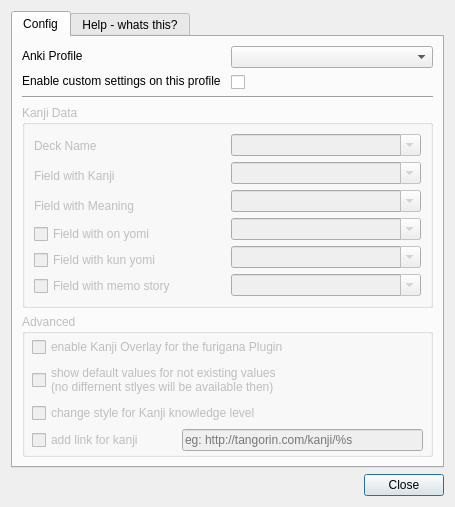
<?xml version="1.0" encoding="UTF-8"?>
<ui version="4.0">
 <class>Dialog</class>
 <widget class="QDialog" name="Dialog">
  <property name="geometry">
   <rect>
    <x>0</x>
    <y>0</y>
    <width>455</width>
    <height>479</height>
   </rect>
  </property>
  <property name="windowTitle">
   <string>Dialog</string>
  </property>
  <layout class="QVBoxLayout" name="verticalLayout_2">
   <item>
    <layout class="QVBoxLayout" name="verticalLayout">
     <item>
      <widget class="QTabWidget" name="tabWidget">
       <property name="currentIndex">
        <number>0</number>
       </property>
       <widget class="QWidget" name="tab">
        <attribute name="title">
         <string>Config</string>
        </attribute>
        <layout class="QVBoxLayout" name="verticalLayout_5">
         <item>
          <layout class="QHBoxLayout" name="horizontalLayout">
           <property name="spacing">
            <number>7</number>
           </property>
           <item>
            <layout class="QVBoxLayout" name="verticalLayout_4">
             <item>
              <widget class="QLabel" name="label">
               <property name="text">
                <string>Anki Profile</string>
               </property>
              </widget>
             </item>
             <item>
              <widget class="QLabel" name="label_3">
               <property name="text">
                <string>Enable custom settings on this profile</string>
               </property>
              </widget>
             </item>
            </layout>
           </item>
           <item>
            <layout class="QVBoxLayout" name="verticalLayout_6">
             <item>
              <widget class="QComboBox" name="cboProfiles">
               <property name="toolTip">
                <string notr="true" comment="toooooltip" extracomment="asfd"/>
               </property>
               <property name="statusTip">
                <string notr="true" comment="kennungggg" extracomment="asfd"/>
               </property>
               <property name="whatsThis">
                <string notr="true" comment="wtf1111" extracomment="asf"/>
               </property>
               <property name="locale">
                <locale language="English" country="UnitedStates"/>
               </property>
               <property name="editable">
                <bool>false</bool>
               </property>
               <property name="currentIndex">
                <number>-1</number>
               </property>
              </widget>
             </item>
             <item>
              <widget class="QCheckBox" name="chkUseCustomDeck">
               <property name="layoutDirection">
                <enum>Qt::LeftToRight</enum>
               </property>
               <property name="text">
                <string/>
               </property>
              </widget>
             </item>
            </layout>
           </item>
          </layout>
         </item>
         <item>
          <widget class="Line" name="line">
           <property name="orientation">
            <enum>Qt::Horizontal</enum>
           </property>
          </widget>
         </item>
         <item>
          <widget class="QGroupBox" name="gpbKanjiData">
           <property name="enabled">
            <bool>false</bool>
           </property>
           <property name="sizePolicy">
            <sizepolicy hsizetype="Preferred" vsizetype="Preferred">
             <horstretch>0</horstretch>
             <verstretch>0</verstretch>
            </sizepolicy>
           </property>
           <property name="title">
            <string>Kanji Data</string>
           </property>
           <property name="flat">
            <bool>false</bool>
           </property>
           <layout class="QVBoxLayout" name="verticalLayout_11">
            <item>
             <layout class="QHBoxLayout" name="horizontalLayout_6">
              <item>
               <layout class="QVBoxLayout" name="verticalLayout_12">
                <item>
                 <widget class="QLabel" name="label_4">
                  <property name="text">
                   <string>Deck Name</string>
                  </property>
                 </widget>
                </item>
                <item>
                 <widget class="QLabel" name="label_5">
                  <property name="text">
                   <string>Field with Kanji</string>
                  </property>
                 </widget>
                </item>
                <item>
                 <widget class="QLabel" name="label_2">
                  <property name="text">
                   <string>Field with Meaning</string>
                  </property>
                 </widget>
                </item>
                <item>
                 <widget class="QCheckBox" name="chkOnYomi">
                  <property name="text">
                   <string>Field with on yomi</string>
                  </property>
                 </widget>
                </item>
                <item>
                 <widget class="QCheckBox" name="chkKunYomi">
                  <property name="text">
                   <string>Field with kun yomi</string>
                  </property>
                 </widget>
                </item>
                <item>
                 <widget class="QCheckBox" name="chkMemoStory">
                  <property name="text">
                   <string>Field with memo story</string>
                  </property>
                 </widget>
                </item>
               </layout>
              </item>
              <item>
               <layout class="QVBoxLayout" name="verticalLayout_13">
                <item>
                 <widget class="QComboBox" name="cboCustomDeckName">
                  <property name="editable">
                   <bool>true</bool>
                  </property>
                 </widget>
                </item>
                <item>
                 <widget class="QComboBox" name="cboCustomExpression">
                  <property name="editable">
                   <bool>true</bool>
                  </property>
                 </widget>
                </item>
                <item>
                 <widget class="QComboBox" name="cboCustomKeyword">
                  <property name="editable">
                   <bool>true</bool>
                  </property>
                 </widget>
                </item>
                <item>
                 <widget class="QComboBox" name="cboOnYomi">
                  <property name="enabled">
                   <bool>false</bool>
                  </property>
                  <property name="editable">
                   <bool>true</bool>
                  </property>
                 </widget>
                </item>
                <item>
                 <widget class="QComboBox" name="cboKunYomi">
                  <property name="editable">
                   <bool>true</bool>
                  </property>
                 </widget>
                </item>
                <item>
                 <widget class="QComboBox" name="cboMemoStory">
                  <property name="enabled">
                   <bool>false</bool>
                  </property>
                  <property name="editable">
                   <bool>true</bool>
                  </property>
                 </widget>
                </item>
               </layout>
              </item>
             </layout>
            </item>
           </layout>
          </widget>
         </item>
         <item>
          <widget class="QGroupBox" name="gpbAdvanced">
           <property name="enabled">
            <bool>false</bool>
           </property>
           <property name="title">
            <string>Advanced</string>
           </property>
           <layout class="QVBoxLayout" name="verticalLayout_10">
            <property name="margin">
             <number>2</number>
            </property>
            <item>
             <layout class="QVBoxLayout" name="verticalLayout_7">
              <property name="leftMargin">
               <number>5</number>
              </property>
              <property name="rightMargin">
               <number>5</number>
              </property>
              <item>
               <widget class="QCheckBox" name="chkDisplayWithFuriganaMod">
                <property name="layoutDirection">
                 <enum>Qt::LeftToRight</enum>
                </property>
                <property name="text">
                 <string>enable Kanji Overlay for the furigana Plugin</string>
                </property>
               </widget>
              </item>
              <item>
               <widget class="QCheckBox" name="chkAlsoLoadDefaultDB">
                <property name="text">
                 <string>show default values for not existing values 
(no differnent stlyes will be available then)</string>
                </property>
               </widget>
              </item>
              <item>
               <widget class="QCheckBox" name="chkColorizeKanjis">
                <property name="toolTip">
                 <string comment="test" extracomment="test"/>
                </property>
                <property name="text">
                 <string>change style for Kanji knowledge level</string>
                </property>
               </widget>
              </item>
              <item>
               <layout class="QHBoxLayout" name="horizontalLayout_2">
                <property name="spacing">
                 <number>0</number>
                </property>
                <item>
                 <widget class="QCheckBox" name="chkKanjiLink">
                  <property name="minimumSize">
                   <size>
                    <width>150</width>
                    <height>0</height>
                   </size>
                  </property>
                  <property name="text">
                   <string>add link for kanji</string>
                  </property>
                 </widget>
                </item>
                <item>
                 <widget class="QLineEdit" name="editKanjiLink">
                  <property name="enabled">
                   <bool>false</bool>
                  </property>
                  <property name="placeholderText">
                   <string>eg: http://tangorin.com/kanji/%s</string>
                  </property>
                 </widget>
                </item>
               </layout>
              </item>
             </layout>
            </item>
           </layout>
          </widget>
         </item>
        </layout>
       </widget>
       <widget class="QWidget" name="tab_2">
        <attribute name="title">
         <string>Help - whats this?</string>
        </attribute>
        <layout class="QVBoxLayout" name="verticalLayout_9">
         <item>
          <layout class="QVBoxLayout" name="verticalLayout_8">
           <item>
            <widget class="QTextEdit" name="textEdit">
             <property name="html">
              <string>&lt;!DOCTYPE HTML PUBLIC &quot;-//W3C//DTD HTML 4.0//EN&quot; &quot;http://www.w3.org/TR/REC-html40/strict.dtd&quot;&gt;
&lt;html&gt;&lt;head&gt;&lt;meta name=&quot;qrichtext&quot; content=&quot;1&quot; /&gt;&lt;style type=&quot;text/css&quot;&gt;
p, li { white-space: pre-wrap; }
&lt;/style&gt;&lt;/head&gt;&lt;body style=&quot; font-family:'MS Shell Dlg 2'; font-size:8.15094pt; font-weight:400; font-style:normal;&quot;&gt;
&lt;p style=&quot; margin-top:0px; margin-bottom:0px; margin-left:0px; margin-right:0px; -qt-block-indent:0; text-indent:0px;&quot;&gt;&lt;span style=&quot; font-size:9pt; font-weight:600; text-decoration: underline;&quot;&gt;Table of Content&lt;/span&gt;&lt;/p&gt;
&lt;p style=&quot; margin-top:0px; margin-bottom:0px; margin-left:0px; margin-right:0px; -qt-block-indent:0; text-indent:0px;&quot;&gt;&lt;span style=&quot; font-size:8pt;&quot;&gt;- Whats this? What can I do with this?&lt;/span&gt;&lt;/p&gt;
&lt;p style=&quot; margin-top:0px; margin-bottom:0px; margin-left:0px; margin-right:0px; -qt-block-indent:0; text-indent:0px;&quot;&gt;&lt;span style=&quot; font-size:8pt;&quot;&gt;- How do I use it?&lt;/span&gt;&lt;/p&gt;
&lt;p style=&quot; margin-top:0px; margin-bottom:0px; margin-left:0px; margin-right:0px; -qt-block-indent:0; text-indent:0px;&quot;&gt;&lt;span style=&quot; font-size:8pt;&quot;&gt;- Option Explanations&lt;/span&gt;&lt;/p&gt;
&lt;p style=&quot; margin-top:0px; margin-bottom:0px; margin-left:0px; margin-right:0px; -qt-block-indent:0; text-indent:0px;&quot;&gt;&lt;span style=&quot; font-size:8pt;&quot;&gt;- How do I change the color-settings for the Kanji?&lt;/span&gt;&lt;/p&gt;
&lt;p style=&quot;-qt-paragraph-type:empty; margin-top:0px; margin-bottom:0px; margin-left:0px; margin-right:0px; -qt-block-indent:0; text-indent:0px; font-size:8pt;&quot;&gt;&lt;br /&gt;&lt;/p&gt;
&lt;p style=&quot; margin-top:0px; margin-bottom:0px; margin-left:0px; margin-right:0px; -qt-block-indent:0; text-indent:0px;&quot;&gt;&lt;span style=&quot; font-size:9pt; font-weight:600; text-decoration: underline;&quot;&gt;Whats this? What can I do with this?&lt;/span&gt;&lt;/p&gt;
&lt;p style=&quot; margin-top:0px; margin-bottom:0px; margin-left:0px; margin-right:0px; -qt-block-indent:0; text-indent:0px;&quot;&gt;&lt;span style=&quot; font-size:8pt;&quot;&gt;Kanji Overlay uses a default Database for showing the meaning of the Kanjis. &lt;/span&gt;&lt;/p&gt;
&lt;p style=&quot; margin-top:0px; margin-bottom:0px; margin-left:0px; margin-right:0px; -qt-block-indent:0; text-indent:0px;&quot;&gt;&lt;span style=&quot; font-size:8pt;&quot;&gt;With this, you can simply use a Deck from Anki as that Database.&lt;/span&gt;&lt;/p&gt;
&lt;p style=&quot;-qt-paragraph-type:empty; margin-top:0px; margin-bottom:0px; margin-left:0px; margin-right:0px; -qt-block-indent:0; text-indent:0px; font-size:8pt;&quot;&gt;&lt;br /&gt;&lt;/p&gt;
&lt;p style=&quot; margin-top:0px; margin-bottom:0px; margin-left:0px; margin-right:0px; -qt-block-indent:0; text-indent:0px;&quot;&gt;&lt;span style=&quot; font-size:9pt; font-weight:600; text-decoration: underline;&quot;&gt;How do I use it?&lt;/span&gt;&lt;/p&gt;
&lt;p style=&quot; margin-top:0px; margin-bottom:0px; margin-left:0px; margin-right:0px; -qt-block-indent:0; text-indent:0px;&quot;&gt;&lt;span style=&quot; font-size:8pt;&quot;&gt;You need a Deck in the form of:&lt;/span&gt;&lt;/p&gt;
&lt;p style=&quot; margin-top:0px; margin-bottom:0px; margin-left:0px; margin-right:0px; -qt-block-indent:0; text-indent:0px;&quot;&gt;&lt;span style=&quot; font-size:8pt;&quot;&gt;FrontSide: [Kanji]&lt;/span&gt;&lt;/p&gt;
&lt;p style=&quot; margin-top:0px; margin-bottom:0px; margin-left:0px; margin-right:0px; -qt-block-indent:0; text-indent:0px;&quot;&gt;&lt;span style=&quot; font-size:8pt;&quot;&gt;BackSide: Meaning&lt;/span&gt;&lt;/p&gt;
&lt;p style=&quot;-qt-paragraph-type:empty; margin-top:0px; margin-bottom:0px; margin-left:0px; margin-right:0px; -qt-block-indent:0; text-indent:0px; font-size:8pt;&quot;&gt;&lt;br /&gt;&lt;/p&gt;
&lt;p style=&quot; margin-top:0px; margin-bottom:0px; margin-left:0px; margin-right:0px; -qt-block-indent:0; text-indent:0px;&quot;&gt;&lt;span style=&quot; font-size:8pt;&quot;&gt;(you don't need to name the fields as &amp;quot;FrontSide&amp;quot; and &amp;quot;BackSide&amp;quot;)&lt;/span&gt;&lt;/p&gt;
&lt;p style=&quot;-qt-paragraph-type:empty; margin-top:0px; margin-bottom:0px; margin-left:0px; margin-right:0px; -qt-block-indent:0; text-indent:0px; font-size:8pt;&quot;&gt;&lt;br /&gt;&lt;/p&gt;
&lt;p style=&quot;-qt-paragraph-type:empty; margin-top:0px; margin-bottom:0px; margin-left:0px; margin-right:0px; -qt-block-indent:0; text-indent:0px; font-size:8pt;&quot;&gt;&lt;br /&gt;&lt;/p&gt;
&lt;p style=&quot; margin-top:0px; margin-bottom:0px; margin-left:0px; margin-right:0px; -qt-block-indent:0; text-indent:0px;&quot;&gt;&lt;span style=&quot; font-size:9pt; font-weight:600; text-decoration: underline;&quot;&gt;Option Explanation&lt;/span&gt;&lt;/p&gt;
&lt;p style=&quot;-qt-paragraph-type:empty; margin-top:0px; margin-bottom:0px; margin-left:0px; margin-right:0px; -qt-block-indent:0; text-indent:0px; font-size:8pt;&quot;&gt;&lt;br /&gt;&lt;/p&gt;
&lt;p style=&quot; margin-top:0px; margin-bottom:0px; margin-left:0px; margin-right:0px; -qt-block-indent:0; text-indent:0px;&quot;&gt;&lt;span style=&quot; font-size:8pt; text-decoration: underline;&quot;&gt;Anki Profile&lt;/span&gt;&lt;/p&gt;
&lt;p style=&quot; margin-top:0px; margin-bottom:0px; margin-left:0px; margin-right:0px; -qt-block-indent:0; text-indent:0px;&quot;&gt;&lt;span style=&quot; font-size:8pt;&quot;&gt;The Kanji overlay options you set are made for this Anki Profile. &lt;/span&gt;&lt;/p&gt;
&lt;p style=&quot; margin-top:0px; margin-bottom:0px; margin-left:0px; margin-right:0px; -qt-block-indent:0; text-indent:0px;&quot;&gt;&lt;span style=&quot; font-size:8pt;&quot;&gt;If you don't know, what a profile is, then you probably only have one and therefore don't need to care about this&lt;/span&gt;&lt;/p&gt;
&lt;p style=&quot;-qt-paragraph-type:empty; margin-top:0px; margin-bottom:0px; margin-left:0px; margin-right:0px; -qt-block-indent:0; text-indent:0px; font-size:8pt;&quot;&gt;&lt;br /&gt;&lt;/p&gt;
&lt;p style=&quot; margin-top:0px; margin-bottom:0px; margin-left:0px; margin-right:0px; -qt-block-indent:0; text-indent:0px;&quot;&gt;&lt;span style=&quot; font-size:8pt; text-decoration: underline;&quot;&gt;enable Kanji Overlay for the furigana Plugin&lt;/span&gt;&lt;/p&gt;
&lt;p style=&quot; margin-top:0px; margin-bottom:0px; margin-left:0px; margin-right:0px; -qt-block-indent:0; text-indent:0px;&quot;&gt;&lt;span style=&quot; font-size:8pt;&quot;&gt;{{furigana:FIELDNAME}} &lt;/span&gt;&lt;/p&gt;
&lt;p style=&quot; margin-top:0px; margin-bottom:0px; margin-left:0px; margin-right:0px; -qt-block-indent:0; text-indent:0px;&quot;&gt;&lt;span style=&quot; font-size:8pt;&quot;&gt;Kanji Overlay will also be shown in that field.&lt;/span&gt;&lt;/p&gt;
&lt;p style=&quot; margin-top:0px; margin-bottom:0px; margin-left:0px; margin-right:0px; -qt-block-indent:0; text-indent:0px;&quot;&gt;&lt;span style=&quot; font-size:8pt;&quot;&gt;If you &lt;/span&gt;&lt;span style=&quot; font-size:8pt; font-style:italic;&quot;&gt;don't&lt;/span&gt;&lt;span style=&quot; font-size:8pt;&quot;&gt; enable this option, then you need to write &lt;/span&gt;&lt;/p&gt;
&lt;p style=&quot; margin-top:0px; margin-bottom:0px; margin-left:0px; margin-right:0px; -qt-block-indent:0; text-indent:0px;&quot;&gt;&lt;span style=&quot; font-size:8pt;&quot;&gt;{{&lt;/span&gt;&lt;span style=&quot; font-size:8pt; font-weight:600;&quot;&gt;kol&lt;/span&gt;&lt;span style=&quot; font-size:8pt;&quot;&gt;:FIELDNAME}}&lt;/span&gt;&lt;/p&gt;
&lt;p style=&quot;-qt-paragraph-type:empty; margin-top:0px; margin-bottom:0px; margin-left:0px; margin-right:0px; -qt-block-indent:0; text-indent:0px; font-size:8pt;&quot;&gt;&lt;br /&gt;&lt;/p&gt;
&lt;p style=&quot; margin-top:0px; margin-bottom:0px; margin-left:0px; margin-right:0px; -qt-block-indent:0; text-indent:0px;&quot;&gt;&lt;span style=&quot; font-size:8pt; text-decoration: underline;&quot;&gt;show default values for not existing values&lt;/span&gt;&lt;/p&gt;
&lt;p style=&quot; margin-top:0px; margin-bottom:0px; margin-left:0px; margin-right:0px; -qt-block-indent:0; text-indent:0px;&quot;&gt;&lt;span style=&quot; font-size:8pt;&quot;&gt;If enabled, It will not only use your own deck as Kanji reference, but also the default database (if you enable this option, you don't have any color-overlay for unknown kanji)&lt;/span&gt;&lt;/p&gt;
&lt;p style=&quot;-qt-paragraph-type:empty; margin-top:0px; margin-bottom:0px; margin-left:0px; margin-right:0px; -qt-block-indent:0; text-indent:0px; font-size:8pt;&quot;&gt;&lt;br /&gt;&lt;/p&gt;
&lt;p style=&quot; margin-top:0px; margin-bottom:0px; margin-left:0px; margin-right:0px; -qt-block-indent:0; text-indent:0px;&quot;&gt;&lt;span style=&quot; font-size:8pt; text-decoration: underline;&quot;&gt;Change style for Kanji knowledge level&lt;/span&gt;&lt;/p&gt;
&lt;p style=&quot; margin-top:0px; margin-bottom:0px; margin-left:0px; margin-right:0px; -qt-block-indent:0; text-indent:0px;&quot;&gt;&lt;span style=&quot; font-size:8pt;&quot;&gt;With this option the colors of Kanjis will have three different styles for:&lt;/span&gt;&lt;/p&gt;
&lt;p style=&quot; margin-top:0px; margin-bottom:0px; margin-left:0px; margin-right:0px; -qt-block-indent:0; text-indent:0px;&quot;&gt;&lt;span style=&quot; font-size:8pt;&quot;&gt;- already reviewed Kanjis&lt;/span&gt;&lt;/p&gt;
&lt;p style=&quot; margin-top:0px; margin-bottom:0px; margin-left:0px; margin-right:0px; -qt-block-indent:0; text-indent:0px;&quot;&gt;&lt;span style=&quot; font-size:8pt;&quot;&gt;- Kanjis, that need to be reviewed&lt;/span&gt;&lt;/p&gt;
&lt;p style=&quot; margin-top:0px; margin-bottom:0px; margin-left:0px; margin-right:0px; -qt-block-indent:0; text-indent:0px;&quot;&gt;&lt;span style=&quot; font-size:8pt;&quot;&gt;- Kanjis, that are not in the deck&lt;/span&gt;&lt;/p&gt;
&lt;p style=&quot;-qt-paragraph-type:empty; margin-top:0px; margin-bottom:0px; margin-left:0px; margin-right:0px; -qt-block-indent:0; text-indent:0px; font-size:8pt;&quot;&gt;&lt;br /&gt;&lt;/p&gt;
&lt;p style=&quot; margin-top:0px; margin-bottom:0px; margin-left:0px; margin-right:0px; -qt-block-indent:0; text-indent:0px;&quot;&gt;&lt;span style=&quot; font-size:8pt;&quot;&gt;Note: if you're only using the Kanji-deck as a database for kanji overlay, then you should deactivate this option. However you can change the style of the kanji&lt;/span&gt;&lt;/p&gt;
&lt;p style=&quot;-qt-paragraph-type:empty; margin-top:0px; margin-bottom:0px; margin-left:0px; margin-right:0px; -qt-block-indent:0; text-indent:0px; font-size:8pt;&quot;&gt;&lt;br /&gt;&lt;/p&gt;
&lt;p style=&quot; margin-top:0px; margin-bottom:0px; margin-left:0px; margin-right:0px; -qt-block-indent:0; text-indent:0px;&quot;&gt;&lt;span style=&quot; font-size:9pt; font-weight:600; text-decoration: underline;&quot;&gt;How do I change the color-settings for the Kanji?&lt;/span&gt;&lt;/p&gt;
&lt;p style=&quot; margin-top:0px; margin-bottom:0px; margin-left:0px; margin-right:0px; -qt-block-indent:0; text-indent:0px;&quot;&gt;&lt;span style=&quot; font-size:8pt;&quot;&gt;Simply via css.&lt;/span&gt;&lt;/p&gt;
&lt;p style=&quot; margin-top:0px; margin-bottom:0px; margin-left:0px; margin-right:0px; -qt-block-indent:0; text-indent:0px;&quot;&gt;&lt;span style=&quot; font-size:8pt;&quot;&gt;- class: &lt;/span&gt;&lt;span style=&quot; font-size:8pt; font-style:italic;&quot;&gt;unknown &lt;/span&gt;&lt;/p&gt;
&lt;p style=&quot; margin-top:0px; margin-bottom:0px; margin-left:0px; margin-right:0px; -qt-block-indent:0; text-indent:0px;&quot;&gt;&lt;span style=&quot; font-size:8pt;&quot;&gt;will change the style of values found in your deck and not yet reviewed&lt;/span&gt;&lt;/p&gt;
&lt;p style=&quot;-qt-paragraph-type:empty; margin-top:0px; margin-bottom:0px; margin-left:0px; margin-right:0px; -qt-block-indent:0; text-indent:0px; font-size:8pt;&quot;&gt;&lt;br /&gt;&lt;/p&gt;
&lt;p style=&quot; margin-top:0px; margin-bottom:0px; margin-left:0px; margin-right:0px; -qt-block-indent:0; text-indent:0px;&quot;&gt;&lt;span style=&quot; font-size:8pt;&quot;&gt;- class: &lt;/span&gt;&lt;span style=&quot; font-size:8pt; font-style:italic;&quot;&gt;kol-missing&lt;/span&gt;&lt;/p&gt;
&lt;p style=&quot; margin-top:0px; margin-bottom:0px; margin-left:0px; margin-right:0px; -qt-block-indent:0; text-indent:0px;&quot;&gt;&lt;span style=&quot; font-size:8pt;&quot;&gt;will change the style of values not found in your deck&lt;/span&gt;&lt;/p&gt;
&lt;p style=&quot;-qt-paragraph-type:empty; margin-top:0px; margin-bottom:0px; margin-left:0px; margin-right:0px; -qt-block-indent:0; text-indent:0px; font-size:8pt;&quot;&gt;&lt;br /&gt;&lt;/p&gt;
&lt;p style=&quot; margin-top:0px; margin-bottom:0px; margin-left:0px; margin-right:0px; -qt-block-indent:0; text-indent:0px;&quot;&gt;&lt;span style=&quot; font-size:8pt;&quot;&gt;- class: kol&lt;/span&gt;&lt;/p&gt;
&lt;p style=&quot; margin-top:0px; margin-bottom:0px; margin-left:0px; margin-right:0px; -qt-block-indent:0; text-indent:0px;&quot;&gt;&lt;span style=&quot; font-size:8pt;&quot;&gt;will change the general style of kol and kanjis found in your deck and already reviewed&lt;/span&gt;&lt;/p&gt;&lt;/body&gt;&lt;/html&gt;</string>
             </property>
            </widget>
           </item>
          </layout>
         </item>
        </layout>
       </widget>
      </widget>
     </item>
     <item>
      <widget class="QDialogButtonBox" name="buttonBox">
       <property name="standardButtons">
        <set>QDialogButtonBox::Close</set>
       </property>
      </widget>
     </item>
    </layout>
   </item>
  </layout>
 </widget>
 <resources/>
 <connections>
  <connection>
   <sender>buttonBox</sender>
   <signal>clicked(QAbstractButton*)</signal>
   <receiver>Dialog</receiver>
   <slot>closeDlg()</slot>
   <hints>
    <hint type="sourcelabel">
     <x>448</x>
     <y>414</y>
    </hint>
    <hint type="destinationlabel">
     <x>493</x>
     <y>431</y>
    </hint>
   </hints>
  </connection>
  <connection>
   <sender>cboProfiles</sender>
   <signal>currentIndexChanged(QString)</signal>
   <receiver>Dialog</receiver>
   <slot>anotherProfileChosen(QString)</slot>
   <hints>
    <hint type="sourcelabel">
     <x>453</x>
     <y>68</y>
    </hint>
    <hint type="destinationlabel">
     <x>497</x>
     <y>66</y>
    </hint>
   </hints>
  </connection>
  <connection>
   <sender>chkUseCustomDeck</sender>
   <signal>stateChanged(int)</signal>
   <receiver>Dialog</receiver>
   <slot>chkUserCustomDeckHandler(QString)</slot>
  </connection>
  <connection>
   <sender>chkKanjiLink</sender>
   <signal>stateChanged(int)</signal>
   <receiver>Dialog</receiver>
   <slot>chkKanjiLinkHandler(QString)</slot>
  </connection>
  <connection>
   <sender>chkOnYomi</sender>
   <signal>stateChanged(int)</signal>
   <receiver>Dialog</receiver>
   <slot>chkOnYomiHandler(QString)</slot>
  </connection>
  <connection>
   <sender>chkKunYomi</sender>
   <signal>stateChanged(int)</signal>
   <receiver>Dialog</receiver>
   <slot>chkKunYomiHandler(QString)</slot>
  </connection>
  <connection>
   <sender>chkMemoStory</sender>
   <signal>stateChanged(int)</signal>
   <receiver>Dialog</receiver>
   <slot>chkMemoStoryHandler(QString)</slot>
  </connection>
 </connections>
 <slots>
  <slot>closeDlg()</slot>
  <slot>UseCustomDeckChanged(int)</slot>
  <slot>anotherProfileChosen(QString)</slot>
  <slot>chkUserCustomDeckHandler(QString)</slot>
  <slot>chkKanjiLinkHandler(QString)</slot>
 </slots>
</ui>
